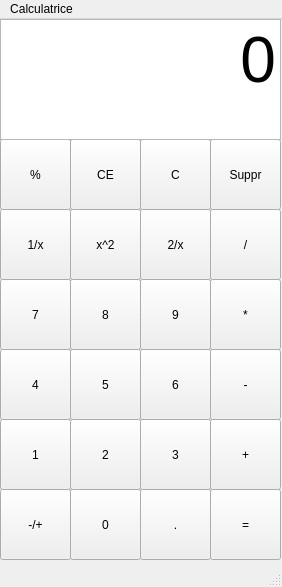
<?xml version="1.0" encoding="UTF-8"?>
<ui version="4.0">
 <class>MainWindow</class>
 <widget class="QMainWindow" name="MainWindow">
  <property name="geometry">
   <rect>
    <x>0</x>
    <y>0</y>
    <width>282</width>
    <height>587</height>
   </rect>
  </property>
  <property name="windowTitle">
   <string>MainWindow</string>
  </property>
  <widget class="QWidget" name="centralwidget">
   <widget class="QPushButton" name="pushButton">
    <property name="geometry">
     <rect>
      <x>0</x>
      <y>120</y>
      <width>71</width>
      <height>71</height>
     </rect>
    </property>
    <property name="text">
     <string>%</string>
    </property>
   </widget>
   <widget class="QPushButton" name="pushButton_2">
    <property name="geometry">
     <rect>
      <x>70</x>
      <y>120</y>
      <width>71</width>
      <height>71</height>
     </rect>
    </property>
    <property name="text">
     <string>CE</string>
    </property>
   </widget>
   <widget class="QPushButton" name="pushButton_3">
    <property name="geometry">
     <rect>
      <x>140</x>
      <y>120</y>
      <width>71</width>
      <height>71</height>
     </rect>
    </property>
    <property name="text">
     <string>C</string>
    </property>
   </widget>
   <widget class="QPushButton" name="pushButton_4">
    <property name="geometry">
     <rect>
      <x>210</x>
      <y>120</y>
      <width>71</width>
      <height>71</height>
     </rect>
    </property>
    <property name="text">
     <string>Suppr</string>
    </property>
   </widget>
   <widget class="QPushButton" name="Sign_5">
    <property name="geometry">
     <rect>
      <x>210</x>
      <y>190</y>
      <width>71</width>
      <height>71</height>
     </rect>
    </property>
    <property name="text">
     <string>/</string>
    </property>
   </widget>
   <widget class="QPushButton" name="pushButton_6">
    <property name="geometry">
     <rect>
      <x>0</x>
      <y>190</y>
      <width>71</width>
      <height>71</height>
     </rect>
    </property>
    <property name="text">
     <string>1/x</string>
    </property>
   </widget>
   <widget class="QPushButton" name="pushButton_7">
    <property name="geometry">
     <rect>
      <x>140</x>
      <y>190</y>
      <width>71</width>
      <height>71</height>
     </rect>
    </property>
    <property name="text">
     <string>2/x</string>
    </property>
   </widget>
   <widget class="QPushButton" name="pushButton_8">
    <property name="geometry">
     <rect>
      <x>70</x>
      <y>190</y>
      <width>71</width>
      <height>71</height>
     </rect>
    </property>
    <property name="text">
     <string>x^2</string>
    </property>
   </widget>
   <widget class="QPushButton" name="Num_8">
    <property name="geometry">
     <rect>
      <x>70</x>
      <y>260</y>
      <width>71</width>
      <height>71</height>
     </rect>
    </property>
    <property name="text">
     <string>8</string>
    </property>
   </widget>
   <widget class="QPushButton" name="Num_7">
    <property name="geometry">
     <rect>
      <x>0</x>
      <y>260</y>
      <width>71</width>
      <height>71</height>
     </rect>
    </property>
    <property name="text">
     <string>7</string>
    </property>
   </widget>
   <widget class="QPushButton" name="Num_9">
    <property name="geometry">
     <rect>
      <x>140</x>
      <y>260</y>
      <width>71</width>
      <height>71</height>
     </rect>
    </property>
    <property name="text">
     <string>9</string>
    </property>
   </widget>
   <widget class="QPushButton" name="Sign_4">
    <property name="geometry">
     <rect>
      <x>210</x>
      <y>260</y>
      <width>71</width>
      <height>71</height>
     </rect>
    </property>
    <property name="text">
     <string>*</string>
    </property>
   </widget>
   <widget class="QPushButton" name="Num_4">
    <property name="geometry">
     <rect>
      <x>0</x>
      <y>330</y>
      <width>71</width>
      <height>71</height>
     </rect>
    </property>
    <property name="text">
     <string>4</string>
    </property>
   </widget>
   <widget class="QPushButton" name="Sign_3">
    <property name="geometry">
     <rect>
      <x>210</x>
      <y>330</y>
      <width>71</width>
      <height>71</height>
     </rect>
    </property>
    <property name="text">
     <string>-</string>
    </property>
   </widget>
   <widget class="QPushButton" name="Num_6">
    <property name="geometry">
     <rect>
      <x>140</x>
      <y>330</y>
      <width>71</width>
      <height>71</height>
     </rect>
    </property>
    <property name="text">
     <string>6</string>
    </property>
   </widget>
   <widget class="QPushButton" name="Num_5">
    <property name="geometry">
     <rect>
      <x>70</x>
      <y>330</y>
      <width>71</width>
      <height>71</height>
     </rect>
    </property>
    <property name="text">
     <string>5</string>
    </property>
   </widget>
   <widget class="QPushButton" name="Sign_1">
    <property name="geometry">
     <rect>
      <x>210</x>
      <y>470</y>
      <width>71</width>
      <height>71</height>
     </rect>
    </property>
    <property name="text">
     <string>=</string>
    </property>
   </widget>
   <widget class="QPushButton" name="Num_0">
    <property name="geometry">
     <rect>
      <x>70</x>
      <y>470</y>
      <width>71</width>
      <height>71</height>
     </rect>
    </property>
    <property name="text">
     <string>0</string>
    </property>
   </widget>
   <widget class="QPushButton" name="pushButton_19">
    <property name="geometry">
     <rect>
      <x>0</x>
      <y>470</y>
      <width>71</width>
      <height>71</height>
     </rect>
    </property>
    <property name="text">
     <string>-/+</string>
    </property>
   </widget>
   <widget class="QPushButton" name="Sign_6">
    <property name="geometry">
     <rect>
      <x>140</x>
      <y>470</y>
      <width>71</width>
      <height>71</height>
     </rect>
    </property>
    <property name="text">
     <string>.</string>
    </property>
   </widget>
   <widget class="QPushButton" name="Num_2">
    <property name="geometry">
     <rect>
      <x>70</x>
      <y>400</y>
      <width>71</width>
      <height>71</height>
     </rect>
    </property>
    <property name="text">
     <string>2</string>
    </property>
   </widget>
   <widget class="QPushButton" name="Num_1">
    <property name="geometry">
     <rect>
      <x>0</x>
      <y>400</y>
      <width>71</width>
      <height>71</height>
     </rect>
    </property>
    <property name="text">
     <string>1</string>
    </property>
   </widget>
   <widget class="QPushButton" name="Num_3">
    <property name="geometry">
     <rect>
      <x>140</x>
      <y>400</y>
      <width>71</width>
      <height>71</height>
     </rect>
    </property>
    <property name="text">
     <string>3</string>
    </property>
   </widget>
   <widget class="QPushButton" name="Sign_2">
    <property name="geometry">
     <rect>
      <x>210</x>
      <y>400</y>
      <width>71</width>
      <height>71</height>
     </rect>
    </property>
    <property name="text">
     <string>+</string>
    </property>
   </widget>
   <widget class="QTextEdit" name="textEdit">
    <property name="geometry">
     <rect>
      <x>0</x>
      <y>0</y>
      <width>281</width>
      <height>121</height>
     </rect>
    </property>
    <property name="maximumSize">
     <size>
      <width>16777215</width>
      <height>121</height>
     </size>
    </property>
    <property name="html">
     <string>&lt;!DOCTYPE HTML PUBLIC &quot;-//W3C//DTD HTML 4.0//EN&quot; &quot;http://www.w3.org/TR/REC-html40/strict.dtd&quot;&gt;
&lt;html&gt;&lt;head&gt;&lt;meta name=&quot;qrichtext&quot; content=&quot;1&quot; /&gt;&lt;meta charset=&quot;utf-8&quot; /&gt;&lt;style type=&quot;text/css&quot;&gt;
p, li { white-space: pre-wrap; }
hr { height: 1px; border-width: 0; }
li.unchecked::marker { content: &quot;\2610&quot;; }
li.checked::marker { content: &quot;\2612&quot;; }
&lt;/style&gt;&lt;/head&gt;&lt;body style=&quot; font-family:'Segoe UI'; font-size:9pt; font-weight:400; font-style:normal;&quot;&gt;
&lt;p align=&quot;right&quot; style=&quot; margin-top:0px; margin-bottom:0px; margin-left:0px; margin-right:0px; -qt-block-indent:0; text-indent:0px;&quot;&gt;&lt;span style=&quot; font-size:48pt;&quot;&gt;0&lt;/span&gt;&lt;/p&gt;&lt;/body&gt;&lt;/html&gt;</string>
    </property>
   </widget>
  </widget>
  <widget class="QMenuBar" name="menubar">
   <property name="geometry">
    <rect>
     <x>0</x>
     <y>0</y>
     <width>282</width>
     <height>21</height>
    </rect>
   </property>
   <widget class="QMenu" name="menucalculatrice">
    <property name="title">
     <string>Calculatrice</string>
    </property>
   </widget>
   <addaction name="menucalculatrice"/>
  </widget>
  <widget class="QStatusBar" name="statusbar"/>
 </widget>
 <resources/>
 <connections/>
</ui>
